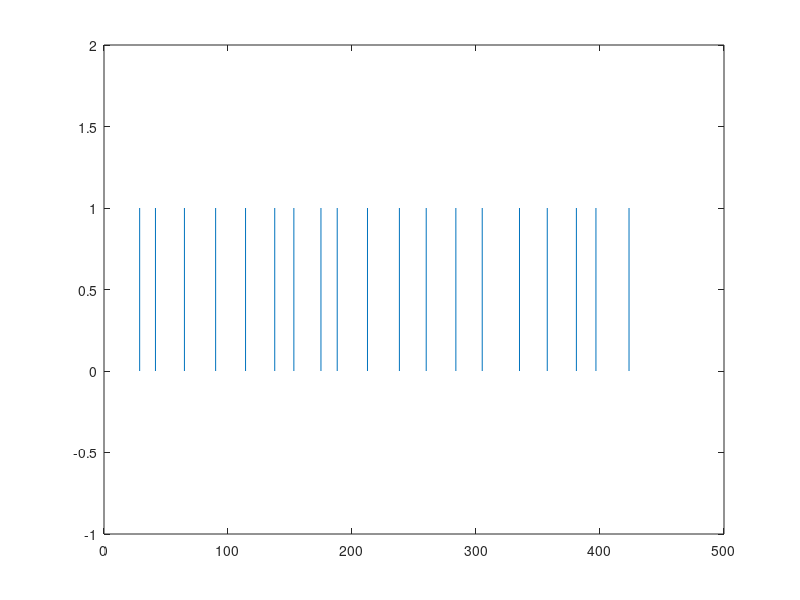

This figure's MATLAB source:
  numpulses=10;
    Pcell=cell(1,numpulses);
    dt=.001;
    for i=1:numpulses
        T=5*randn+45; %duration
        W=5*randn+25; %pulse width
        t=0:dt:T;
       Pcell{i}=(t<=W); 
    end
     pulse=[Pcell{:}];
     t=(0:length(pulse)-1)*dt;
     plot(t,pulse) ; ylim([-1 2])
